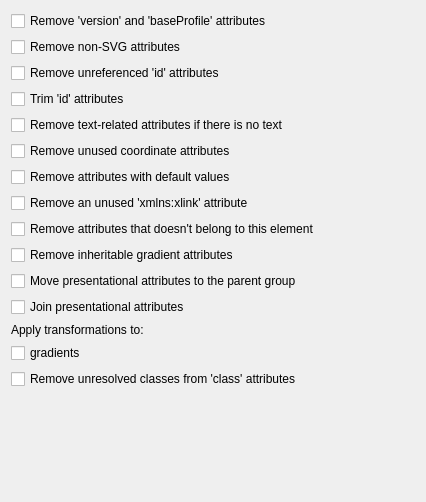
<?xml version="1.0" encoding="UTF-8"?>
<ui version="4.0">
 <class>AttributesPage</class>
 <widget class="QWidget" name="AttributesPage">
  <property name="geometry">
   <rect>
    <x>0</x>
    <y>0</y>
    <width>426</width>
    <height>502</height>
   </rect>
  </property>
  <property name="windowTitle">
   <string>Form</string>
  </property>
  <layout class="QVBoxLayout" name="verticalLayout">
   <item>
    <widget class="QCheckBox" name="chBoxRmVersion">
     <property name="text">
      <string>Remove 'version' and 'baseProfile' attributes</string>
     </property>
    </widget>
   </item>
   <item>
    <widget class="QCheckBox" name="chBoxRmNonSvg">
     <property name="text">
      <string>Remove non-SVG attributes</string>
     </property>
    </widget>
   </item>
   <item>
    <widget class="QCheckBox" name="chBoxRmUnrefIds">
     <property name="text">
      <string>Remove unreferenced 'id' attributes</string>
     </property>
    </widget>
   </item>
   <item>
    <widget class="QCheckBox" name="chBoxTrimIds">
     <property name="text">
      <string>Trim 'id' attributes</string>
     </property>
    </widget>
   </item>
   <item>
    <widget class="QCheckBox" name="chBoxRmTextAttrs">
     <property name="text">
      <string>Remove text-related attributes if there is no text</string>
     </property>
    </widget>
   </item>
   <item>
    <widget class="QCheckBox" name="chBoxRmCoord">
     <property name="text">
      <string>Remove unused coordinate attributes</string>
     </property>
    </widget>
   </item>
   <item>
    <widget class="QCheckBox" name="chBoxRmDefaultAttrs">
     <property name="text">
      <string>Remove attributes with default values</string>
     </property>
    </widget>
   </item>
   <item>
    <widget class="QCheckBox" name="chBoxXmlnsXlink">
     <property name="text">
      <string>Remove an unused 'xmlns:xlink' attribute</string>
     </property>
    </widget>
   </item>
   <item>
    <widget class="QCheckBox" name="chBoxRmNeedlessAttrs">
     <property name="text">
      <string>Remove attributes that doesn't belong to this element</string>
     </property>
    </widget>
   </item>
   <item>
    <widget class="WarningCheckBox" name="chBoxRemoveGradientAttributes">
     <property name="text">
      <string>Remove inheritable gradient attributes</string>
     </property>
    </widget>
   </item>
   <item>
    <widget class="QCheckBox" name="chBoxMoveStyles">
     <property name="text">
      <string>Move presentational attributes to the parent group</string>
     </property>
    </widget>
   </item>
   <item>
    <widget class="QCheckBox" name="chBoxJoinStyles">
     <property name="text">
      <string>Join presentational attributes</string>
     </property>
    </widget>
   </item>
   <item>
    <widget class="QLabel" name="label">
     <property name="text">
      <string>Apply transformations to:</string>
     </property>
    </widget>
   </item>
   <item>
    <layout class="QVBoxLayout" name="layTransform">
     <item>
      <widget class="QCheckBox" name="chBoxApplyTransformToGradients">
       <property name="text">
        <string>gradients</string>
       </property>
      </widget>
     </item>
    </layout>
   </item>
   <item>
    <widget class="QCheckBox" name="chBoxRemoveUnresolvedClasses">
     <property name="text">
      <string>Remove unresolved classes from 'class' attributes</string>
     </property>
    </widget>
   </item>
   <item>
    <spacer name="verticalSpacer">
     <property name="orientation">
      <enum>Qt::Vertical</enum>
     </property>
     <property name="sizeHint" stdset="0">
      <size>
       <width>1</width>
       <height>1</height>
      </size>
     </property>
    </spacer>
   </item>
  </layout>
 </widget>
 <customwidgets>
  <customwidget>
   <class>WarningCheckBox</class>
   <extends>QCheckBox</extends>
   <header>src/preferences/widgets/warningcheckbox.h</header>
  </customwidget>
 </customwidgets>
 <resources/>
 <connections/>
</ui>
